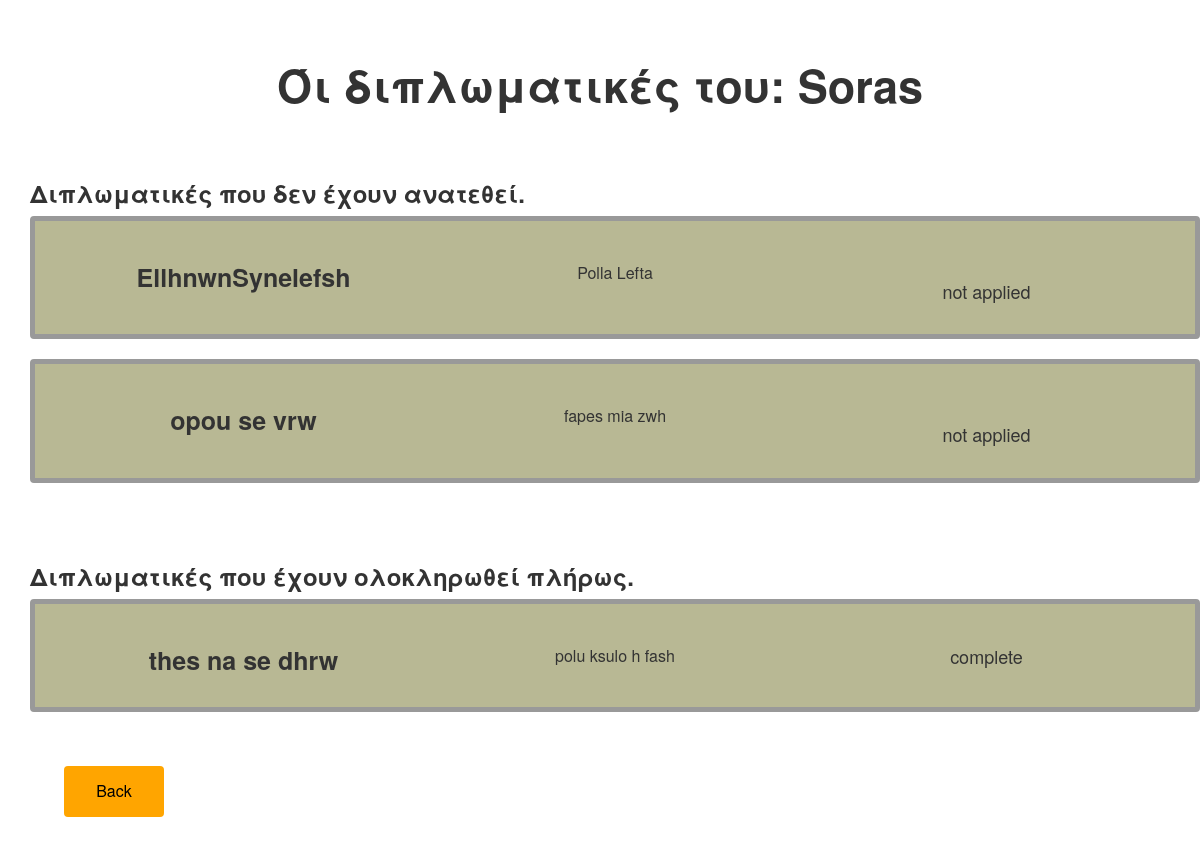
/WebDev/show_projects.php (signed in), run on the app's committed database.
### tables this page shows
CREATE TABLE `projects` (
  `projectID` int(11) NOT NULL,
  `teacher` varchar(20) NOT NULL,
  `student1` varchar(20) DEFAULT NULL,
  `student2` varchar(20) DEFAULT NULL,
  `student3` varchar(20) NOT NULL,
  `projectname` varchar(20) NOT NULL,
  `summary` varchar(500) NOT NULL,
  `status` varchar(20) NOT NULL,
  `grade` int(4) DEFAULT NULL,
  `folder` varchar(20) NOT NULL,
  `date_creation` timestamp NOT NULL DEFAULT CURRENT_TIMESTAMP ON UPDATE CURRENT_TIMESTAMP,
  `date_approved` timestamp NOT NULL DEFAULT '0000-00-00 00:00:00',
  `date_finished` timestamp NOT NULL DEFAULT '0000-00-00 00:00:00'
);

### WebDev/show_projects.php (the view, shortened to what this page needs)
<!DOCTYPE html>
<html lang="en">
    <head>
        <link rel="stylesheet" href="https://maxcdn.bootstrapcdn.com/bootstrap/3.3.7/css/bootstrap.min.css">
        <link rel="stylesheet" type="text/css"  href="css/bootstrap.css">
        <link rel="stylesheet" type="text/css" href="fonts/font-awesome/css/font-awesome.css">
        <link rel="stylesheet" type="text/css"  href="css/style.css">
        <link rel="stylesheet" type="text/css" href="css/responsive.css">
        <link rel="stylesheet" href="https://maxcdn.bootstrapcdn.com/bootstrap/3.3.7/css/bootstrap.min.css">
    </head>
    <body>
        <div class="container">
            <br></br>
            <?php
            $servername = "localhost";
            $username = "root";
            $dbname = "webdev";
            $conn = new mysqli($servername, $username, '', $dbname);
            $teacher = $_SESSION["username"];
            $sql = "SELECT status,projectname,summary FROM projects WHERE teacher = '$teacher' ";
            $result = $conn->query($sql);
            ?>
            <h3 style=" text-align:center; font-weight: bold; font-size:45px;"> Όι διπλωματικές του: <?php echo $teacher; ?></h3>
            <?php
            $counter = 0;
            if ($result->num_rows > 0) {
                $array = array($result->num_rows);
                $cout = 0;
                while ($row = $result->fetch_assoc()) {
                    if ($row["status"] == 'not applied') {
                        if ($cout == 0) {
                            $cout++;
                            ?>
                            <br>
                            <br>
                            <h3 style="font-weight: bold;">Διπλωματικές που δεν έχουν ανατεθεί.</h3>
                        <?php } ?>
                        <div class="container" style=" border-radius: 4px; border: 5px solid #999999;   padding:2%; background-color:#b8b894; text-align:center;" >
                            <form id="1" action="" method="post">
                                <div class="col-md-4" >
                                    <h3 style="font-size:25px;  font-weight: bold;"><?php echo $row["projectname"] ?></h3>
                                </div>
                                <div class="col-md-4">
                                    <h3 style="font-size: 16px;">  <?php echo $row["summary"] ?> </h3>
                                </div>
                                <div class="col-md-4">
                                    <h3 style="padding-top: 18px; font-size: 18px;">  <?php echo $row["status"] ?></h3>
                                </div>
                            </form>
                        </div>
                        <br>
                        <?php
                    }
                    $array[$counter] = $row;
                    $counter++;
                }
                $result = count($array);
                            ?>
                        <?php
                $cout = 0;
                for ($i = 0; $i < $result; $i++) {
                    if ($array[$i]['status'] == 'complete') {
                        if ($cout == 0) {
                            $cout++;
                            ?>
                            <br>
                            <br>
                            <h3 style="font-weight: bold;" >Διπλωματικές που έχουν ολοκληρωθεί πλήρως.</h3>
                        <?php } ?>
                        <div class="container" style=" border-radius: 4px;  border: 5px solid #999999; background-color:#b8b894; padding:2%; text-align:center;" >
                            <form id="1" action="" method="post">
                                <div class="col-md-4" >
                                    <h3 style="font-size:25px;  font-weight: bold;"><?php echo $array[$i]["projectname"] ?></h3>
                                </div>
                                <div class="col-md-4">
                                    <h3 style="font-size: 16px;">  <?php echo $array[$i]["summary"] ?> </h3>
                                </div>
                                <div class="col-md-4">
                                    <h3 style="font-size: 18px;">  <?php echo $array[$i]["status"] ?></h3>
                                </div>
                            </form>
                        </div>
                        <br>
                        <?php
                    }
                }
            }
            ?>
        </div>
        <div class="container">
            <div class="col-md-12" style="padding:3%">
                <form id="pp" action="<?php echo $_SESSION["path"]; ?>" method="post">
                    <input name="log" type="submit" class="button5" style="align-content:center; border-color:#ffa31a;color:black; background-color:orange;" value="Back">
                </form>
            </div>
        </div>
    </body>
</html>

### WebDev/css/style.css (style rules this page uses)
html { position: relative; min-height: 100%; }
body, html { font-family: 'Raleway', sans-serif; text-rendering: optimizeLegibility !important; -webkit-font-smoothing: antialiased !important; }
.button5 { background-color: #476b6b ; color: white; padding: 14px 32px; font-size: 16px; border-radius: 4px; border: 1px #5c8a8a; }
@media (min-width: 1200px) { .container { width: 1200px; } }

### data on the page
projects: shows "Διπλωματικές που δεν έχουν ανατεθεί.", projectname "EllhnwnSynelefsh", summary "Polla Lefta", status "not applied"
projects: projectname "opou se vrw", summary "fapes mia zwh", status "not applied"
projects: projectname "thes na se dhrw", summary "polu ksulo h fash", status "complete"

### other printed values
$teacher "Soras"
